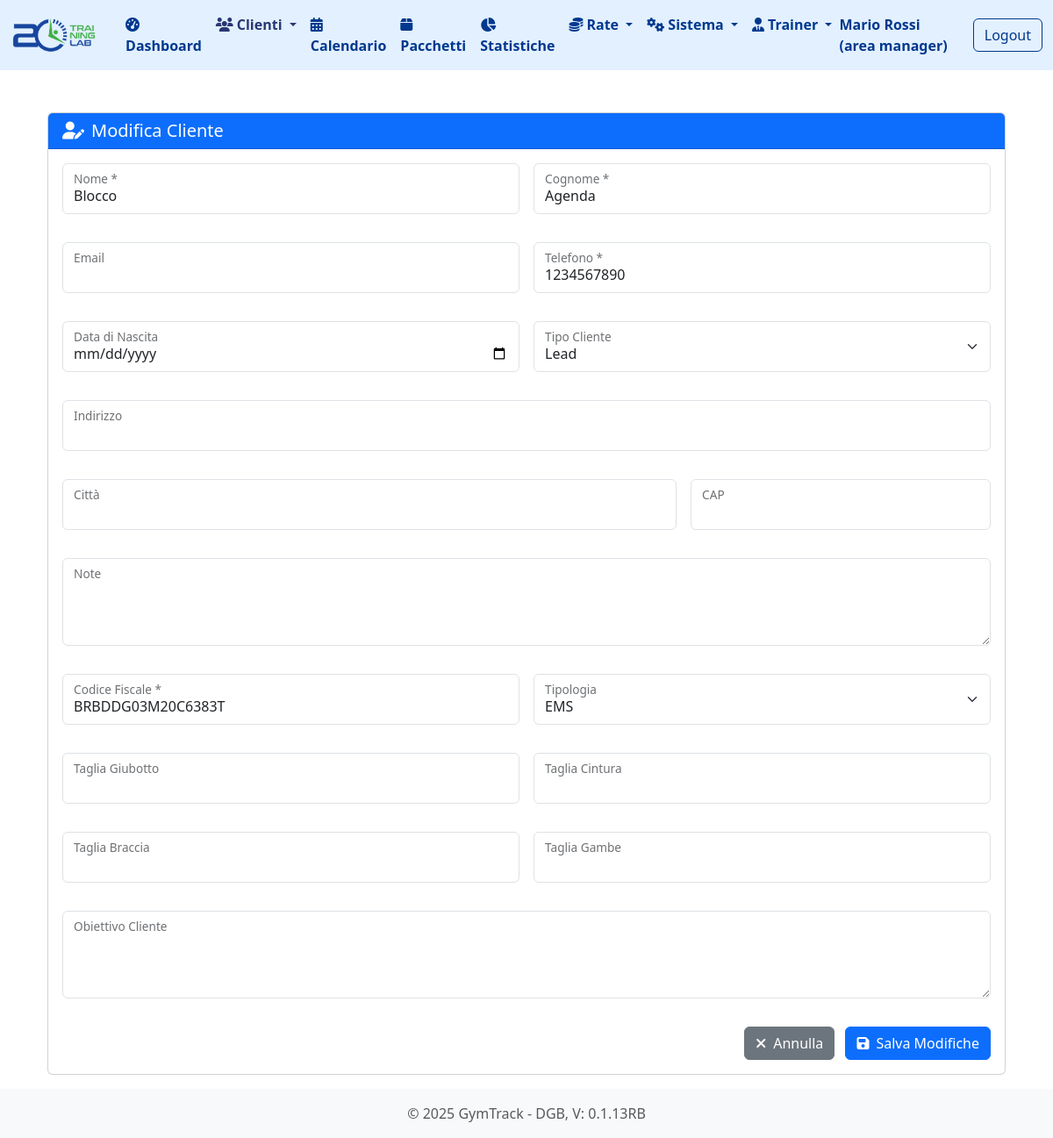
/clienti/26/modifica (signed in), run on the app's committed database.
### tables this page shows
CREATE TABLE "clienti" (
                    id INTEGER PRIMARY KEY AUTOINCREMENT,
                    nome TEXT NOT NULL,
                    cognome TEXT NOT NULL,
                    email TEXT,
                    telefono TEXT,
                    data_nascita TEXT,
                    indirizzo TEXT,
                    citta TEXT,
                    cap TEXT,
                    note TEXT,
                    tipo TEXT NOT NULL,  -- 'lead' o 'effettivo'
                    codice_fiscale TEXT, -- New field for tax code
                    data_registrazione TEXT NOT NULL
                , sede_id INTEGER DEFAULT 1, tipologia TEXT, taglia_gambe TEXT, taglia_braccia TEXT, taglia_giubotto TEXT, taglia_cintura TEXT, obiettivo_cliente TEXT, provenienza TEXT);

### routes/clienti.py (the view, shortened to what this page needs)
@clienti_bp.route('/clienti/<int:cliente_id>/modifica', methods=['GET', 'POST'])
@login_required
def modifica_cliente(cliente_id):
    cliente = db.get_cliente(cliente_id)
    if not cliente:
        abort(404)
    return render_template('clienti/modifica.html', cliente=cliente)

### app.py (called while the page is built)
@app.before_request
def setup():
    db.init_db()
    db.create_user_tables()
    g.hierarchy = db.build_hierarchy(session.get('user_role'), session.get('user_email'))

### database.py (called while the page is built, shortened)
def get_db_connection():
    conn = sqlite3.connect(DATABASE_PATH)
    conn.row_factory = sqlite3.Row
    return conn

def init_db():
    if os.path.exists(DATABASE_PATH):
        return

def get_cliente(cliente_id):
    conn = get_db_connection()
    cliente = conn.execute('SELECT * FROM clienti WHERE id = ?', (cliente_id,)).fetchone()
    conn.close()
    return cliente

def get_societa_by_area_manager(area_manager_id):
    conn = get_db_connection()
    societa = conn.execute('SELECT * FROM societa WHERE area_manager_id = ?', (area_manager_id,)).fetchall()
    conn.close()
    return societa

def get_sedi_by_societa(societa_id):
    conn = get_db_connection()
    sedi = conn.execute('SELECT * FROM sede WHERE societa_id = ?', (societa_id,)).fetchall()
    conn.close()
    return sedi

def get_trainers_by_sede(sede_id):
    conn = get_db_connection()
    try:
        trainers = conn.execute('SELECT * FROM trainer WHERE sede_id = ?', (sede_id,)).fetchall()
        return trainers
    finally:
        conn.close()

def get_area_manager_by_email(email):
    conn = get_db_connection()
    try:
        area_manager = conn.execute('SELECT * FROM area_manager WHERE email = ?', (email,)).fetchone()
        return area_manager
    finally:
        conn.close()

### utils/auth.py (called while the page is built)
def login_required(f):
    @wraps(f)
    def decorated_function(*args, **kwargs):
        if 'user_id' not in session:
            flash('Devi effettuare il login per accedere a questa pagina', 'danger')
            return redirect(url_for('auth.login'))
        return f(*args, **kwargs)
    return decorated_function

### templates/clienti/modifica.html (shortened to what this page needs)
{% extends 'base.html' %}
{% block content %}
<div class="container py-4">
    <div class="card">
        <div class="card-header bg-primary text-white d-flex justify-content-between align-items-center">
            <h5 class="card-title mb-0">
                <i class="fas fa-user-edit me-2"></i>Modifica Cliente
            </h5>
        </div>
        <div class="card-body">
            <form method="POST" class="needs-validation" novalidate>
                <div class="row g-3">
                    <div class="col-md-6">
                        <div class="form-floating mb-3">
                            <input type="text" class="form-control" id="nome" name="nome"
                                   value="{{ cliente['nome'] }}" required>
                            <label for="nome">Nome *</label>
                        </div>
                    </div>
                    <div class="col-md-6">
                        <div class="form-floating mb-3">
                            <input type="text" class="form-control" id="cognome" name="cognome"
                                   value="{{ cliente['cognome'] }}" required>
                            <label for="cognome">Cognome *</label>
                        </div>
                    </div>
                    <div class="col-md-6">
                        <div class="form-floating mb-3">
                            <input type="email" class="form-control" id="email" name="email"
                                   value="{{ cliente['email'] }}">
                            <label for="email">Email</label>
                        </div>
                    </div>
                    <div class="col-md-6">
                        <div class="form-floating mb-3">
                            <input type="tel" class="form-control" id="telefono" name="telefono"
                                   value="{{ cliente['telefono'] }}" required>
                            <label for="telefono">Telefono *</label>
                        </div>
                    </div>
                    <div class="col-md-6">
                        <div class="form-floating mb-3">
                            <input type="date" class="form-control" id="data_nascita" name="data_nascita"
                                   value="{{ cliente['data_nascita'] }}">
                            <label for="data_nascita">Data di Nascita</label>
                        </div>
                    </div>
                    <div class="col-md-6">
                        <div class="form-floating mb-3">
                            <select class="form-select" id="tipo" name="tipo" required>
                                <option value="lead" {% if cliente['tipo'] == 'lead' %}selected{% endif %}>Lead</option>
                            </select>
                            <label for="tipo">Tipo Cliente</label>
                        </div>
                    </div>
                    <div class="col-12">
                        <div class="form-floating mb-3">
                            <input type="text" class="form-control" id="indirizzo" name="indirizzo"
                                   value="{{ cliente['indirizzo'] }}">
                            <label for="indirizzo">Indirizzo</label>
                        </div>
                    </div>
                    <div class="col-md-8">
                        <div class="form-floating mb-3">
                            <input type="text" class="form-control" id="citta" name="citta"
                                   value="{{ cliente['citta'] }}">
                            <label for="citta">Città</label>
                        </div>
                    </div>
                    <div class="col-md-4">
                        <div class="form-floating mb-3">
                            <input type="text" class="form-control" id="cap" name="cap"
                                   value="{{ cliente['cap'] }}">
                            <label for="cap">CAP</label>
                        </div>
                    </div>
                    <div class="col-12">
                        <div class="form-floating mb-3">
                            <textarea class="form-control" id="note" name="note"
                                      style="height: 100px">{{ cliente['note'] }}</textarea>
                            <label for="note">Note</label>
                        </div>
                    </div>
                    <div class="col-md-6">
                        <div class="form-floating mb-3">
                            <input type="text" class="form-control" id="codice_fiscale" name="codice_fiscale"
                                   value="{{ cliente['codice_fiscale'] }}">
                            <label for="codice_fiscale">Codice Fiscale *</label>
                        </div>
                    </div>
                    <div class="col-md-6">
                        <div class="form-floating mb-3">
                            <select class="form-select" id="tipologia" name="tipologia" required>
                                <option value="EMS" {% if cliente['tipologia'] == 'EMS' %}selected{% endif %}>EMS</option>
                            </select>
                            <label for="tipologia">Tipologia</label>
                        </div>
                    </div>
                    <div class="col-md-6">
                        <div class="form-floating mb-3">
                            <input type="text" class="form-control" id="taglia_giubotto" name="taglia_giubotto"
                                   value="{{ cliente['taglia_giubotto'] }}">
                            <label for="taglia_giubotto">Taglia Giubotto</label>
                        </div>
                    </div>
                    <div class="col-md-6">
                        <div class="form-floating mb-3">
                            <input type="text" class="form-control" id="taglia_cintura" name="taglia_cintura"
                                   value="{{ cliente['taglia_cintura'] }}">
                            <label for="taglia_cintura">Taglia Cintura</label>
                        </div>
                    </div>
                    <div class="col-md-6">
                        <div class="form-floating mb-3">
                            <input type="text" class="form-control" id="taglia_braccia" name="taglia_braccia"
                                   value="{{ cliente['taglia_braccia'] }}">
                            <label for="taglia_braccia">Taglia Braccia</label>
                        </div>
                    </div>
                    <div class="col-md-6">
                        <div class="form-floating mb-3">
                            <input type="text" class="form-control" id="taglia_gambe" name="taglia_gambe"
                                   value="{{ cliente['taglia_gambe'] }}">
                            <label for="taglia_gambe">Taglia Gambe</label>
                        </div>
                    </div>
                    <div class="col-12">
                        <div class="form-floating mb-3">
                            <textarea class="form-control" id="obiettivo_cliente" name="obiettivo_cliente"
                                      style="height: 100px">{{ cliente['obiettivo_cliente'] }}</textarea>
                            <label for="obiettivo_cliente">Obiettivo Cliente</label>
                        </div>
                    </div>
                    <div class="col-12 text-end">
                        <a href="{{ url_for('clienti.dettaglio_cliente', cliente_id=cliente['id']) }}"
                           class="btn btn-secondary">
                            <i class="fas fa-times me-2"></i>Annulla
                        </a>
                        <button type="submit" class="btn btn-primary ms-2">
                            <i class="fas fa-save me-2"></i>Salva Modifiche
                        </button>
                    </div>
                </div>
            </form>
        </div>
    </div>
</div>
{% endblock %}

### data on the page
clienti: nome "Blocco", cognome "Agenda", telefono "1234567890", tipo "Lead", codice_fiscale "BRBDDG03M20C6383T", tipologia "EMS"

### other printed values
{{ session.user_name }} "Mario Rossi"
{{ session.user_role }} "area manager"
